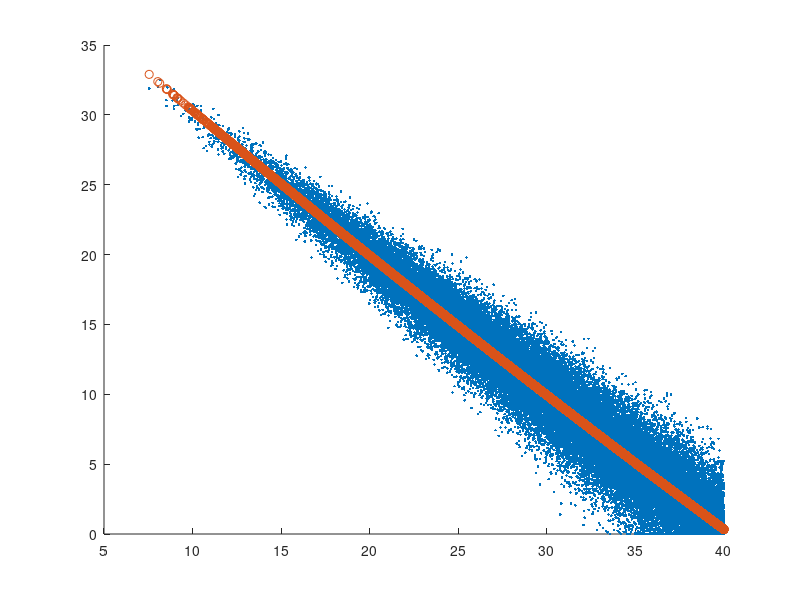

MATLAB code for this plot:
clear 
clc 
rng(0) 
sigma = 0.4; 
r = 0.06; 
K = 40; 
T = 1; 
S0 = K; 
N = 50; 
h = T/N; 
n = 50000; 
Z = randn(N,n); 

Paths = S0.*exp(cumsum((r - 0.5*sigma.^2)*h + sigma.*sqrt(h).*Z )); 
AntiPaths = S0.*exp(cumsum((r - 0.5*sigma.^2)*h + sigma.*sqrt(h).*(-Z)));
FinalPaths = [S0.*ones(1,2*n);  [Paths AntiPaths] ]; 

V = @(S) max(K-S,0) ; 
FinalPayoff = V(FinalPaths(end,:));  
Vold = FinalPayoff; 

phi0 = @(x) ones(size(x)); 
phi1 = @(x) 1 - x; 
phi2 = @(x) 1 - 2.*x + 0.5.*x.^2; 

for ix = N:-1:2
    % Remember that there are three different sizes of Vector
    
    Vnew = exp(-r*h).*Vold; % Going backward in time
    EarlyExercise = V(FinalPaths(ix,:)); % Large 
    PostiveEarlyIndicator = EarlyExercise > 0; % Large 
    X = FinalPaths(ix,:); % Large 
    X = X(PostiveEarlyIndicator); % Medium
    Y = (Vnew(PostiveEarlyIndicator)).'; % Medium
    F = [phi0(X); 
         phi1(X); 
         phi2(X)]; 
    BetaHat = (F*F.')\(F*Y); 
    fBetaX = F.'*BetaHat; % Medium
    if ix == N
        figure()
        hold on 
        scatter(X,Y,'.')
        scatter(X,fBetaX,'r.')
        hold off
    end 
    PostiveEarlyExercise = EarlyExercise(PostiveEarlyIndicator);% Med Size
    EarlyOptimalIndicator = (PostiveEarlyExercise > fBetaX.'); % Med Size
    Y(EarlyOptimalIndicator) = PostiveEarlyExercise(EarlyOptimalIndicator);
    % The values that are being replaced in Y are of size Small
    Vnew(PostiveEarlyIndicator) = Y; 
    Vold = Vnew; 
end 


OptionValue = exp(-r*h)*mean(Vold) 
